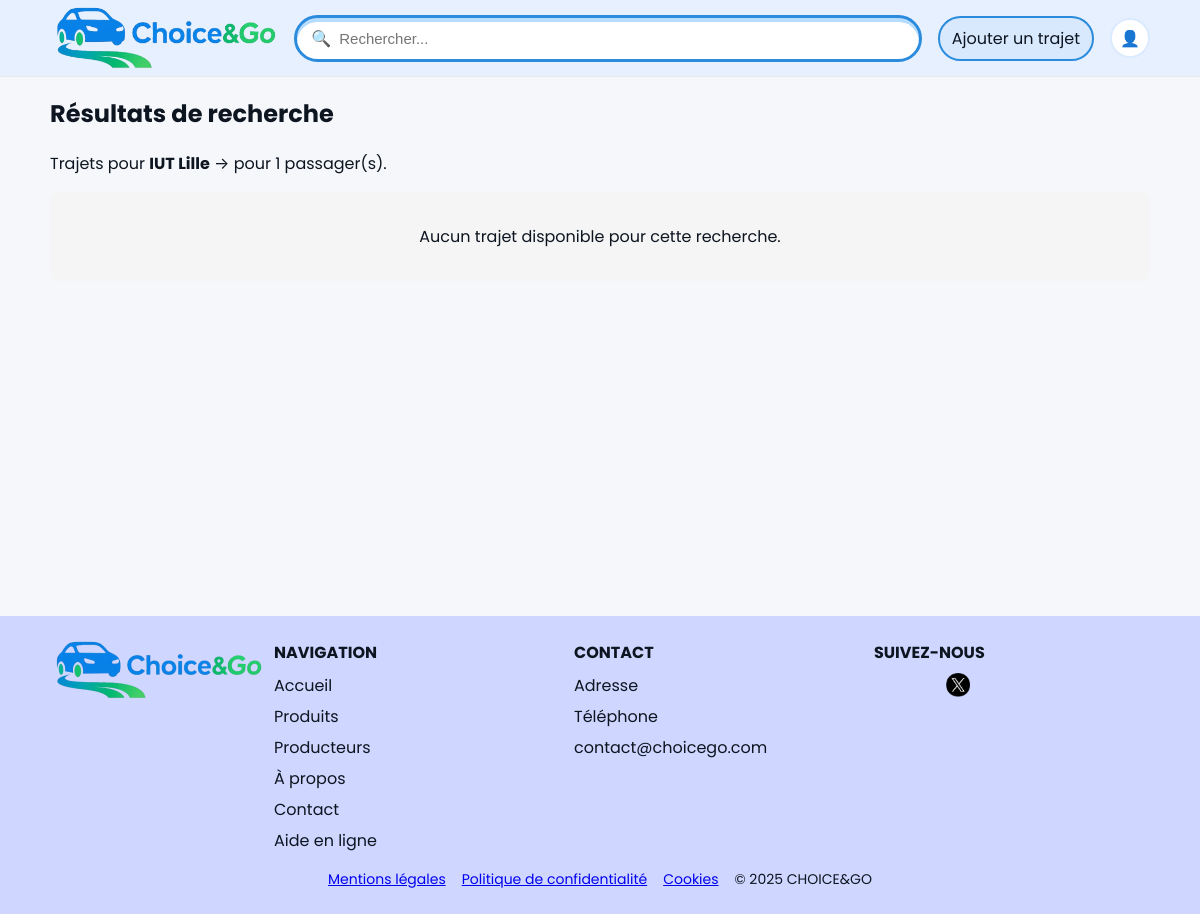
/choicego_siteV2/choicego_site/search.php?from=IUT Lille, run on an earlier commit of the app's database.
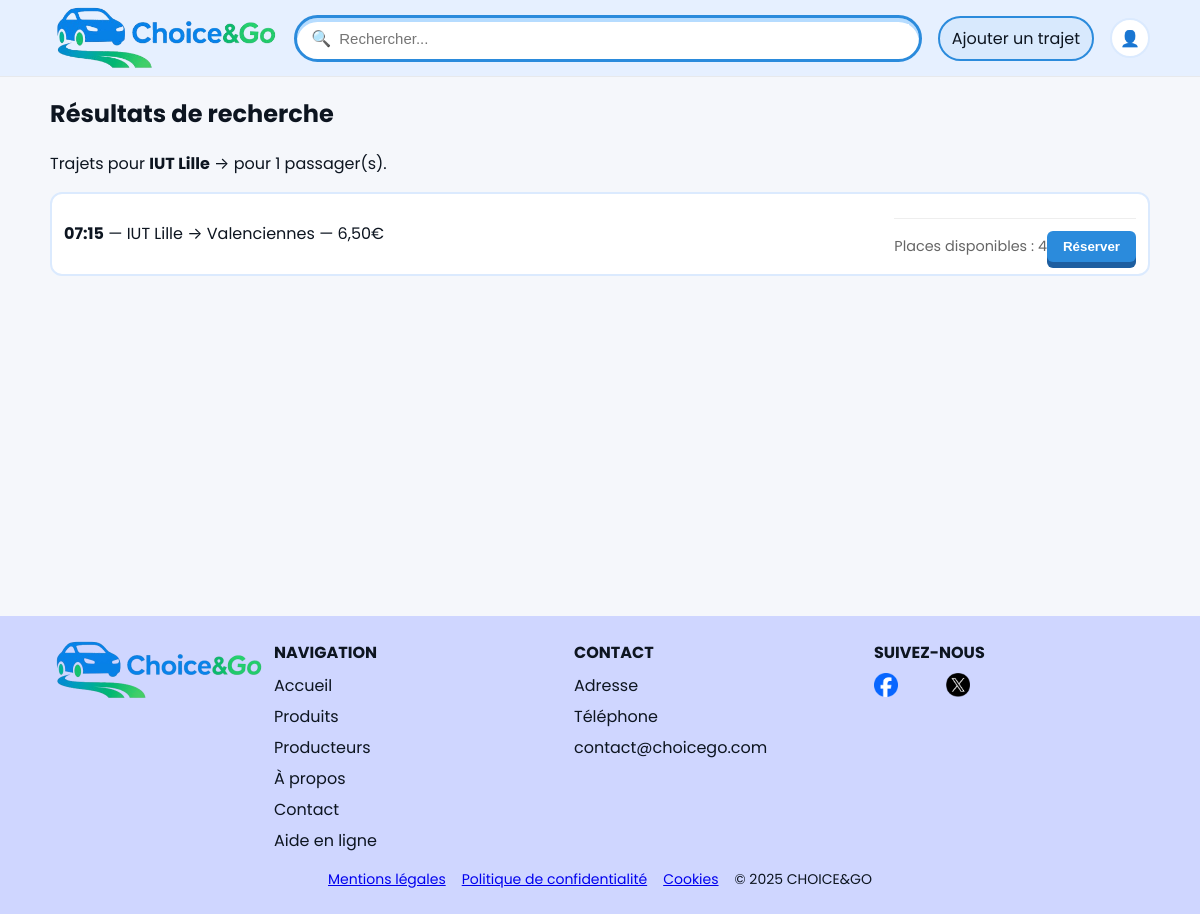
And on a later commit of the database.
### tables this page shows
CREATE TABLE `trajets` (
  `trajet_id` int NOT NULL,
  `conducteur_id` int NOT NULL,
  `vehicule_id` int DEFAULT NULL,
  `lieu_depart` varchar(255) NOT NULL,
  `lieu_arrivee` varchar(255) NOT NULL,
  `date_heure_depart` datetime NOT NULL,
  `places_disponibles` int NOT NULL,
  `prix_par_place` decimal(10,2) NOT NULL,
  `statut_trajet` enum('ouvert','complet','annulé','terminé') NOT NULL,
  `depart_latitude` float DEFAULT NULL,
  `depart_longitude` float DEFAULT NULL,
  `arrivee_latitude` float DEFAULT NULL,
  `arrivee_longitude` float DEFAULT NULL,
  `date_creation_trajet` datetime NOT NULL DEFAULT CURRENT_TIMESTAMP
);

### choicego_siteV2/choicego_site/search.php (the view, shortened to what this page needs)
<?php
include __DIR__ . "/includes/header.php";
include __DIR__ . '/includes/db.php';
$from = trim($_GET['from'] ?? '');
$to   = trim($_GET['to'] ?? '');
$pax  = max(1, (int)($_GET['pax'] ?? 1));
$sql = "SELECT trajets.*, trajets.prix_par_place AS prix FROM trajets
        WHERE statut_trajet = 'ouvert'
          AND lieu_depart LIKE :from
          AND lieu_arrivee LIKE :to
          AND places_disponibles >= :pax
        ORDER BY date_heure_depart ASC";
$stmt = $pdo->prepare($sql);
$stmt->execute([
  ':from' => "%{$from}%",
  ':to'   => "%{$to}%",
  ':pax'  => $pax
]);
$results = $stmt->fetchAll();
?>
<section class="container results">
  <h1>Résultats de recherche</h1>
  <p>Trajets pour <strong><?php echo htmlspecialchars($from); ?></strong> → <strong><?php echo htmlspecialchars($to); ?></strong> pour <?php echo $pax; ?> passager(s).</p>
  <?php if (count($results) === 0): ?>
    <p style="text-align: center; padding: 2rem; background: #f5f5f5; border-radius: 8px;">
      Aucun trajet disponible pour cette recherche.
    </p>
  <?php else: ?>
  <ul class="rides">
    <?php foreach ($results as $ride): ?>
    <li class="ride">
      <div class="line">
        <strong><?php echo date('H:i', strtotime($ride['date_heure_depart'])); ?></strong> —
        <?php echo htmlspecialchars($ride['lieu_depart']); ?> → <?php echo htmlspecialchars($ride['lieu_arrivee']); ?> —
        <?php echo number_format((float)$ride['prix'], 2, ',', ' '); ?>€
      </div>
      <div class="ride-details">
        <span class="available-seats">Places disponibles : <?php echo (int)$ride['places_disponibles']; ?></span>
        <form method="post" style="display: inline;">
          <button type="submit" name="make_reservation" class="btn-primary">Réserver</button>
        </form>
      </div>
    </li>
    <?php endforeach; ?>
  </ul>
  <?php endif; ?>
</section>
<?php include __DIR__ . "/includes/footer.php"; ?>

What changed in the data, as far as the page shows it:
added trajets: date_heure_depart "07:15", lieu_depart "IUT Lille", lieu_arrivee "Valenciennes", prix_par_place "6,50", places_disponibles "4"
Also different on the page:
text no longer shown: "Aucun trajet disponible pour cette recherche."
